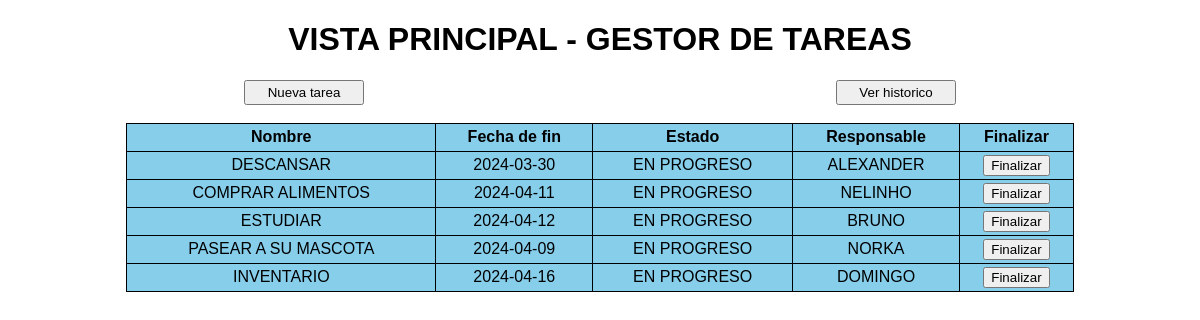
The page / on the database its author committed.
### tareasApp/models.py (models this page shows)
class tareas(models.Model):
    nombre = models.CharField(max_length=32, null=True, blank=True)
    descripcion = models.CharField(max_length=32, null=True, blank=True)
    fechaFin = models.CharField(max_length=32, null=True, blank=True)
    estadoTarea = models.CharField(max_length=32, null=True, blank=True)
    responsableTarea = models.CharField(max_length=32, null=True, blank=True)

### tareasApp/views.py (the view)
# urls.py: path('', views.indice, name='indice'),
def indice(request):
    tareasTotales = tareas.objects.all()
    return render(request, 'indice.html', {
        'tareasTotales': tareasTotales
    })

### tareasApp/templates/indice.html (shortened to what this page needs)
<!DOCTYPE html>
<html>
    <head>
    </head>
    <body>
        <div style="text-align: center; font-family: Helvetica, sans-serif;">
            <h1>VISTA PRINCIPAL - GESTOR DE TAREAS</h1>
        </div>
        <div style="display: flex; flex-direction: row; justify-content: space-around;">
            <a href="{% url 'tareasApp:nuevaTarea' %}">
                <button style="width: 120px; height: 25px;">Nueva tarea</button>
            </a>
            <a>
                <button style="width: 120px; height: 25px;">Ver historico</button>
            </a>
        </div>
        <br>
        <div style="display: flex; flex-direction: row; justify-content: center;">
            <table id="tablaTareas">
                <thead>
                    <th>Nombre</th>
                    <th>Fecha de fin</th>
                    <th>Estado</th>
                    <th>Responsable</th>
                    <th>Finalizar</th>
                </thead>
                <tbody>
                    {% for tareaInfo in tareasTotales %}
                    <tr>
                        <td>{{tareaInfo.nombre}}</td>
                        <td>{{tareaInfo.fechaFin}}</td>
                        <td>{{tareaInfo.estadoTarea}}</td>
                        <td>{{tareaInfo.responsableTarea}}</td>
                        <td><button>Finalizar</button></td>
                    </tr>
                    {% endfor %}
                </tbody>
            </table>
        </div>
    </body>
</html>

### tareasApp/templates/indice.html (style rules this page uses)
table { width: 80%; border-collapse: collapse; background-color:skyblue; }
table, th, td { border: 1px solid; height: 25px; text-align: center; font-family: Helvetica, sans-serif; }

### rows shown on the page
tareas: nombre "DESCANSAR", fechaFin "2024-03-30", estadoTarea "EN PROGRESO", responsableTarea "ALEXANDER"
tareas: nombre "COMPRAR ALIMENTOS", fechaFin "2024-04-11", estadoTarea "EN PROGRESO", responsableTarea "NELINHO"
tareas: nombre "ESTUDIAR", fechaFin "2024-04-12", estadoTarea "EN PROGRESO", responsableTarea "BRUNO"
tareas: nombre "PASEAR A SU MASCOTA", fechaFin "2024-04-09", estadoTarea "EN PROGRESO", responsableTarea "NORKA"
tareas: nombre "INVENTARIO", fechaFin "2024-04-16", estadoTarea "EN PROGRESO", responsableTarea "DOMINGO"
